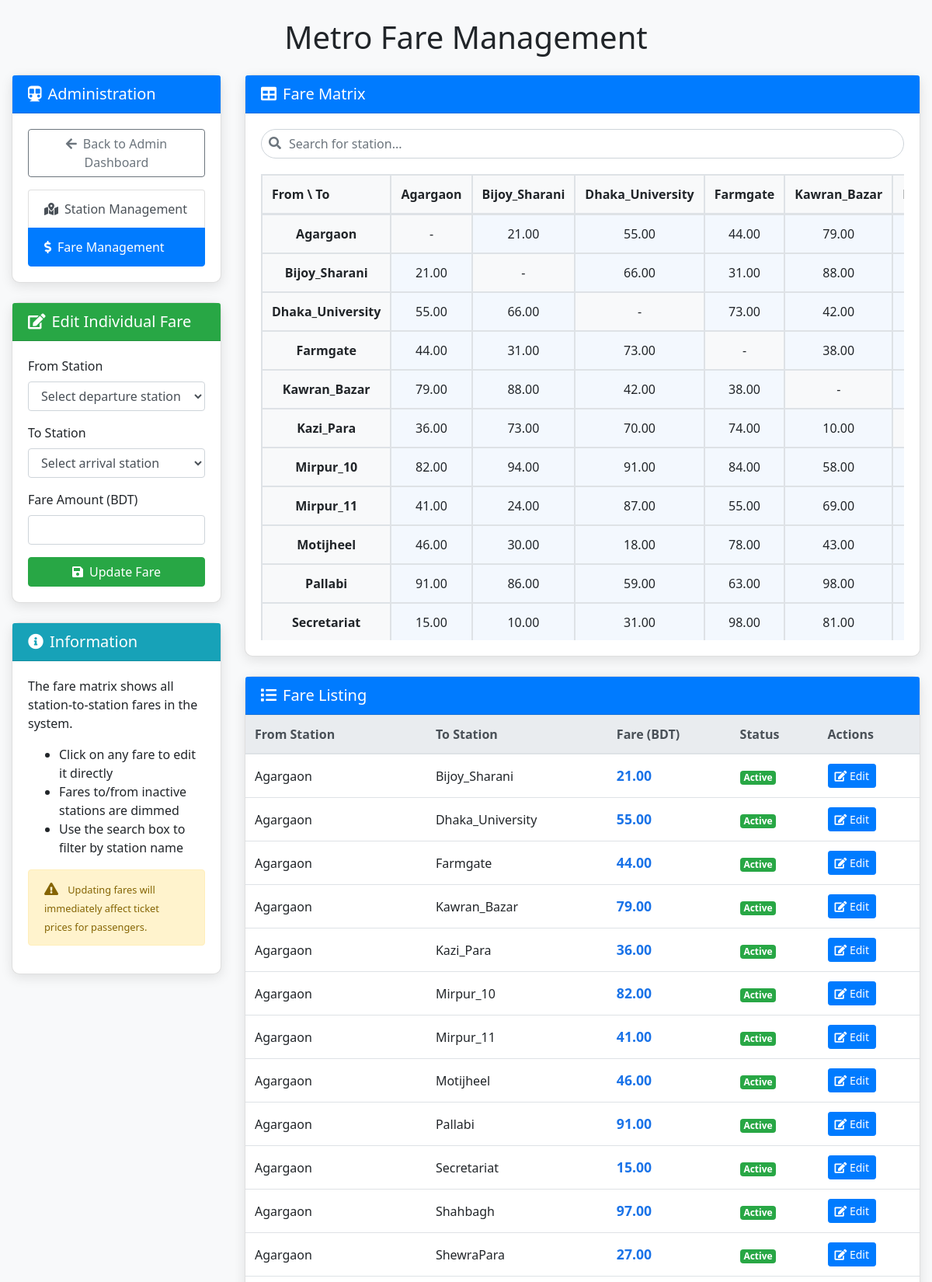
The page /metro_fares.php (signed in, upper part) on the database its author committed.
### tables this page shows
CREATE TABLE `metro_stations` (
  `id` int(11) NOT NULL,
  `s_name` varchar(255) NOT NULL,
  `active` tinyint(1) NOT NULL DEFAULT 1
);

CREATE TABLE `ticket_routes` (
  `id` int(11) NOT NULL,
  `start_point` varchar(255) NOT NULL,
  `end_point` varchar(255) NOT NULL,
  `fare` decimal(10,2) NOT NULL
);

### metro_fares.php (the view, shortened to what this page needs)
<?php
include 'db.php';
$stations_query = "SELECT id, s_name, active FROM metro_stations ORDER BY s_name";
$stations_result = $conn1->query($stations_query);
$stations = [];
while ($row = $stations_result->fetch_assoc()) {
    $stations[$row['s_name']] = [
        'id' => $row['id'],
        'name' => $row['s_name'],
        'active' => $row['active']
    ];
}
$fares_query = "SELECT tr.id, tr.start_point, tr.end_point, tr.fare,
                ms1.active as from_active, ms2.active as to_active
                FROM ticket_routes tr
                JOIN metro_stations ms1 ON tr.start_point = ms1.s_name
                JOIN metro_stations ms2 ON tr.end_point = ms2.s_name
                ORDER BY tr.start_point, tr.end_point";
$fares_result = $conn1->query($fares_query);
$fares = [];
while ($row = $fares_result->fetch_assoc()) {
    $fares[] = $row;
}
$fare_matrix = [];
foreach ($stations as $station_name => $station) {
    $fare_matrix[$station_name] = [];
}
foreach ($fares as $fare) {
    $fare_matrix[$fare['start_point']][$fare['end_point']] = [
        'fare' => $fare['fare'],
        'from_active' => $fare['from_active'],
        'to_active' => $fare['to_active']
    ];
}
?>
<!DOCTYPE html>
<html lang="en">
<head>
    <link href="https://stackpath.bootstrapcdn.com/bootstrap/4.5.2/css/bootstrap.min.css" rel="stylesheet">
    <link href="https://cdnjs.cloudflare.com/ajax/libs/font-awesome/5.15.3/css/all.min.css" rel="stylesheet">
</head>
<body>
    <div class="container-fluid my-4">
        <h1 class="mb-4 text-center">Metro Fare Management</h1>
        <div class="row">
            <div class="col-lg-3">
                <div class="card">
                    <div class="card-header bg-primary text-white">
                        <h5 class="mb-0"><i class="fas fa-subway mr-2"></i>Administration</h5>
                    </div>
                    <div class="card-body">
                        <a href="admin_dashboard.php" class="btn btn-outline-secondary mb-3 w-100">
                            <i class="fas fa-arrow-left mr-2"></i>Back to Admin Dashboard
                        </a>
                        <div class="list-group">
                            <a href="metro_admin.php" class="list-group-item list-group-item-action">
                                <i class="fas fa-map-marked-alt mr-2"></i>Station Management
                            </a>
                            <a href="metro_fares.php" class="list-group-item list-group-item-action active">
                                <i class="fas fa-dollar-sign mr-2"></i>Fare Management
                            </a>
                        </div>
                    </div>
                </div>
                <div class="card mt-4">
                    <div class="card-header bg-success text-white">
                        <h5 class="mb-0"><i class="fas fa-edit mr-2"></i>Edit Individual Fare</h5>
                    </div>
                    <div class="card-body">
                        <form action="metro_fares.php" method="POST">
                            <div class="form-group">
                                <label for="from_station">From Station</label>
                                <select class="form-control" id="from_station" name="from_station" required>
                                    <option value="">Select departure station</option>
                                </select>
                            </div>
                            <div class="form-group">
                                <label for="to_station">To Station</label>
                                <select class="form-control" id="to_station" name="to_station" required>
                                    <option value="">Select arrival station</option>
                                </select>
                            </div>
                            <div class="form-group">
                                <label for="fare">Fare Amount (BDT)</label>
                                <input type="number" class="form-control" id="fare" name="fare" min="10" required>
                            </div>
                            <button type="submit" name="update_fare" class="btn btn-success btn-block">
                                <i class="fas fa-save mr-2"></i>Update Fare
                            </button>
                        </form>
                    </div>
                </div>
                <div class="card mt-4">
                    <div class="card-header bg-info text-white">
                        <h5 class="mb-0"><i class="fas fa-info-circle mr-2"></i>Information</h5>
                    </div>
                    <div class="card-body">
                        <p>The fare matrix shows all station-to-station fares in the system.</p>
                        <ul>
                            <li>Click on any fare to edit it directly</li>
                            <li>Fares to/from inactive stations are dimmed</li>
                            <li>Use the search box to filter by station name</li>
                        </ul>
                        <div class="alert alert-warning">
                            <i class="fas fa-exclamation-triangle mr-2"></i>
                            <small>Updating fares will immediately affect ticket prices for passengers.</small>
                        </div>
                    </div>
                </div>
            </div>
            <div class="col-lg-9">
                <div class="card">
                    <div class="card-header bg-primary text-white">
                        <h5 class="mb-0"><i class="fas fa-table mr-2"></i>Fare Matrix</h5>
                    </div>
                    <div class="card-body">
                        <div class="search-box">
                            <i class="fas fa-search"></i>
                            <input type="text" id="searchFares" class="form-control search-input" placeholder="Search for station...">
                        </div>
                        <div class="fare-matrix-container">
                            <table class="table table-bordered fare-matrix" id="fareMatrix">
                                <thead>
                                    <tr>
                                        <th>From \ To</th>
                                        <?php foreach ($stations as $station_name => $station): ?>
                                            <th class="<?= $station['active'] == 0 ? 'station-inactive' : '' ?>">
                                                <?= htmlspecialchars($station_name) ?>
                                            </th>
                                        <?php endforeach; ?>
                                    </tr>
                                </thead>
                                <tbody>
                                    <?php foreach ($stations as $from_name => $from_station): ?>
                                        <tr>
                                            <td class="<?= $from_station['active'] == 0 ? 'station-inactive' : '' ?>">
                                                <?= htmlspecialchars($from_name) ?>
                                            </td>
                                            <?php foreach ($stations as $to_name => $to_station): ?>
                                                <?php
                                                $cell_class = '';
                                                $fare = '-';
                                                if ($from_name == $to_name) {
                                                    $cell_class = 'same-station';
                                                } elseif ($from_station['active'] == 0 || $to_station['active'] == 0) {
                                                    $cell_class = 'inactive-route';
                                                } else {
                                                    $cell_class = 'editable';
                                                    if (isset($fare_matrix[$from_name][$to_name])) {
                                                        $fare = $fare_matrix[$from_name][$to_name]['fare'];
                                                    }
                                                }
                                                ?>
                                                <td class="<?= $cell_class ?>"
                                                    <?php if ($cell_class === 'editable'): ?>
                                                        data-from="<?= $from_name ?>"
                                                        data-to="<?= $to_name ?>"
                                                        data-fare="<?= $fare ?>"
                                                    <?php endif; ?>>
                                                    <?= $fare ?>
                                                </td>
                                            <?php endforeach; ?>
                                        </tr>
                                    <?php endforeach; ?>
                                </tbody>
                            </table>
                        </div>
                    </div>
                </div>
                <div class="card mt-4">
                    <div class="card-header bg-primary text-white">
                        <h5 class="mb-0"><i class="fas fa-list mr-2"></i>Fare Listing</h5>
                    </div>
                    <div class="card-body p-0">
                        <div class="table-responsive">
                            <table class="table table-hover mb-0" id="fareList">
                                <thead class="thead-light">
                                    <tr>
                                        <th>From Station</th>
                                        <th>To Station</th>
                                        <th>Fare (BDT)</th>
                                        <th>Status</th>
                                        <th>Actions</th>
                                    </tr>
                                </thead>
                                <tbody>
                                    <?php foreach ($fares as $fare): ?>
                                        <tr>
                                            <td class="<?= $fare['from_active'] == 0 ? 'station-inactive' : '' ?>">
                                                <?= htmlspecialchars($fare['start_point']) ?>
                                            </td>
                                            <td class="<?= $fare['to_active'] == 0 ? 'station-inactive' : '' ?>">
                                                <?= htmlspecialchars($fare['end_point']) ?>
                                            </td>
                                            <td class="fare-value"><?= $fare['fare'] ?></td>
                                            <td>
                                                <?php if ($fare['from_active'] == 1 && $fare['to_active'] == 1): ?>
                                                    <span class="badge badge-success">Active</span>
                                                <?php else: ?>
                                                    <span class="badge badge-danger">Inactive</span>
                                                <?php endif; ?>
                                            </td>
                                            <td>
                                                <button class="btn btn-sm btn-primary edit-fare-btn"
                                                        data-from="<?= $fare['start_point'] ?>"
                                                        data-to="<?= $fare['end_point'] ?>"
                                                        data-fare="<?= $fare['fare'] ?>">
                                                    <i class="fas fa-edit"></i> Edit
                                                </button>
                                            </td>
                                        </tr>
                                    <?php endforeach; ?>
                                </tbody>
                            </table>
                        </div>
                    </div>
                </div>
            </div>
        </div>
    </div>
</body>
</html>

### metro_fares.php (style rules this page uses)
:root { --bg-light: #ffffff; --bg-dark: #2c2c2c; --text-light: #000000; --text-dark: #e0e0e0; --hover-light: #007bff; --hover-dark: #007bff; }
body { background-color: #f8f9fa; font-family: 'Segoe UI', Roboto, Arial, sans-serif; }
.card { border-radius: 10px; box-shadow: 0 4px 15px rgba(0, 0, 0, 0.1); transition: all 0.3s ease; margin-bottom: 25px; }
.table th, .table td { vertical-align: middle; }
.fare-value { font-weight: bold; font-size: 1.1em; color: #1a73e8; }
.alert { animation: slideDown 0.5s ease; }
.fare-matrix-container { overflow-x: auto; max-height: 600px; overflow-y: auto; }
.fare-matrix { border-collapse: separate; border-spacing: 0; }
.fare-matrix th { position: sticky; background-color: #f8f9fa; }
.fare-matrix th:first-child { left: 0; z-index: 2; }
.fare-matrix th { top: 0; z-index: 1; }
.fare-matrix td:first-child { position: sticky; left: 0; background-color: #f8f9fa; font-weight: bold; z-index: 1; }
.fare-matrix td { min-width: 80px; height: 50px; text-align: center; }
.fare-matrix td.editable { background-color: rgba(26, 115, 232, 0.05); cursor: pointer; transition: all 0.2s; }
.fare-matrix td.same-station { background-color: #f8f9fa; }
.search-box { position: relative; margin-bottom: 20px; }
.search-box i { position: absolute; left: 10px; top: 10px; color: #6c757d; }
.search-input { padding-left: 35px; border-radius: 20px; }

### rows shown on the page
metro_stations: station_name "Agargaon", from_name "Agargaon", fare "-", fare "21.00", fare "55.00", fare "91.00", fare "15.00"
metro_stations: station_name "Bijoy_Sharani", fare "21.00", from_name "Bijoy_Sharani", fare "-", fare "66.00", fare "31.00", fare "73.00"
metro_stations: station_name "Dhaka_University", fare "55.00", fare "66.00", from_name "Dhaka_University", fare "-", fare "73.00", fare "91.00", fare "31.00"
metro_stations: station_name "Farmgate", fare "31.00", fare "73.00", from_name "Farmgate", fare "-", fare "38.00", fare "74.00", fare "84.00", fare "55.00", fare "78.00", fare "63.00", fare "98.00"
metro_stations: station_name "Kawran_Bazar", fare "38.00", from_name "Kawran_Bazar", fare "-", fare "58.00", fare "69.00", fare "98.00", fare "81.00"
ticket_routes: fare "44.00", start_point "Agargaon", end_point "Farmgate", shows "Active"
ticket_routes: fare "79.00", start_point "Agargaon", end_point "Kawran_Bazar", shows "Active"
ticket_routes: fare "88.00"
ticket_routes: fare "42.00"
metro_stations: from_name "Kazi_Para"
ticket_routes: fare "36.00", start_point "Agargaon", end_point "Kazi_Para", shows "Active"
ticket_routes: fare "70.00"
ticket_routes: fare "10.00"
metro_stations: from_name "Mirpur_10"
ticket_routes: fare "82.00", start_point "Agargaon", end_point "Mirpur_10", shows "Active"
ticket_routes: fare "94.00"
metro_stations: from_name "Mirpur_11"
ticket_routes: fare "41.00", start_point "Agargaon", end_point "Mirpur_11", shows "Active"
ticket_routes: fare "24.00"
ticket_routes: fare "87.00"
metro_stations: from_name "Motijheel"
ticket_routes: fare "46.00", start_point "Agargaon", end_point "Motijheel", shows "Active"
ticket_routes: fare "30.00"
ticket_routes: fare "18.00"
ticket_routes: fare "43.00"
metro_stations: from_name "Pallabi"
ticket_routes: fare "86.00"
ticket_routes: fare "59.00"
metro_stations: from_name "Secretariat"
ticket_routes: start_point "Agargaon", end_point "Bijoy_Sharani", fare "21.00", shows "Active"
ticket_routes: start_point "Agargaon", end_point "Dhaka_University", fare "55.00", shows "Active"
ticket_routes: start_point "Agargaon", end_point "Pallabi", fare "91.00", shows "Active"
ticket_routes: start_point "Agargaon", end_point "Secretariat", fare "15.00", shows "Active"
ticket_routes: start_point "Agargaon", end_point "Shahbagh", fare "97.00", shows "Active"
ticket_routes: start_point "Agargaon", end_point "ShewraPara", fare "27.00", shows "Active"
